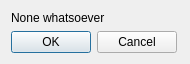
<?xml version="1.0" encoding="UTF-8"?>
<ui version="4.0">
 <class>UIHydraControls</class>
 <widget class="QWidget" name="UIHydraControls">
  <property name="windowModality">
   <enum>Qt::NonModal</enum>
  </property>
  <property name="geometry">
   <rect>
    <x>0</x>
    <y>0</y>
    <width>190</width>
    <height>62</height>
   </rect>
  </property>
  <property name="windowTitle">
   <string>Sixense Hydra tracker settings FaceTrackNoIR</string>
  </property>
  <property name="windowIcon">
   <iconset>
    <normaloff>images/bluetracky.png</normaloff>images/bluetracky.png</iconset>
  </property>
  <property name="layoutDirection">
   <enum>Qt::LeftToRight</enum>
  </property>
  <property name="autoFillBackground">
   <bool>false</bool>
  </property>
  <layout class="QFormLayout" name="formLayout">
   <item row="0" column="0">
    <widget class="QLabel" name="label">
     <property name="text">
      <string>None whatsoever</string>
     </property>
    </widget>
   </item>
   <item row="1" column="0">
    <widget class="QDialogButtonBox" name="buttonBox">
     <property name="standardButtons">
      <set>QDialogButtonBox::Cancel|QDialogButtonBox::Ok</set>
     </property>
    </widget>
   </item>
  </layout>
 </widget>
 <resources/>
 <connections/>
 <slots>
  <slot>startEngineClicked()</slot>
  <slot>stopEngineClicked()</slot>
  <slot>cameraSettingsClicked()</slot>
 </slots>
</ui>
